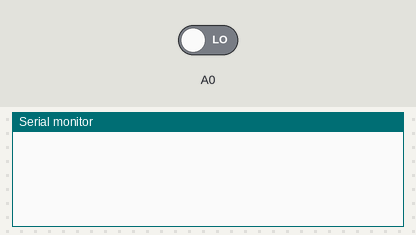
A sketch run on a simulated Arduino Uno, built with avr-gcc and run on an emulated ATmega328P. On the bench: the last lines printed to the serial monitor. The test bench sets the inputs (shaded band); at power-on: A0 LOW.

Above: at 1.2 s.
1.3 s: A0 driven HIGH
At 1.9 s:
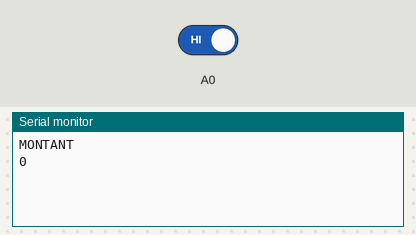
2.8 s: A0 driven LOW
At 4.2 s:
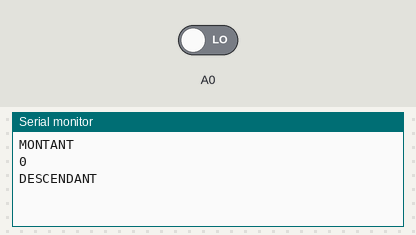

The sketch:

AntiRebond.ino
```cpp
bool haut = false;
bool LED = false;
int lecture = 0;
int c = 0;
unsigned long T0; //temps
unsigned long T1;
float dT = 1.0;
void setup() {
  Serial.begin(115200);
  pinMode(A0, INPUT);
}

void loop() {
  lecture = digitalRead(A0);

  if (haut != true && lecture) {
    Serial.println("MONTANT");
    haut = true;
    Serial.println(c);
    LED = !LED;
  }

  if (haut == true && !lecture) {
    Serial.println("DESCENDANT");
    haut = false;
  }
  if (LED) {
    digitalWrite(13, HIGH);
  }
  else {
    digitalWrite(13, LOW);
  }
}
```

Measured:
- after the input at 1.3 s, the serial monitor: prints a new line at once (image 1)
- after the input at 2.8 s, the serial monitor: prints a new line at once (image 2)
